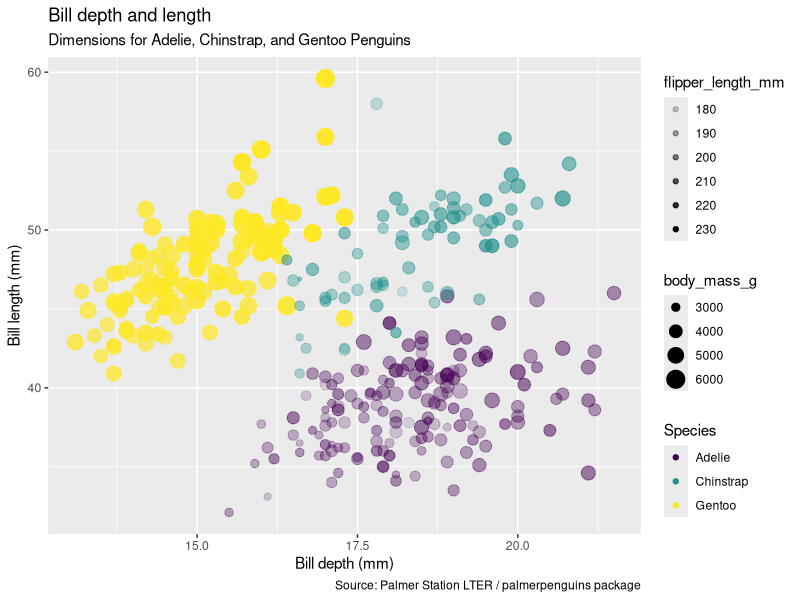
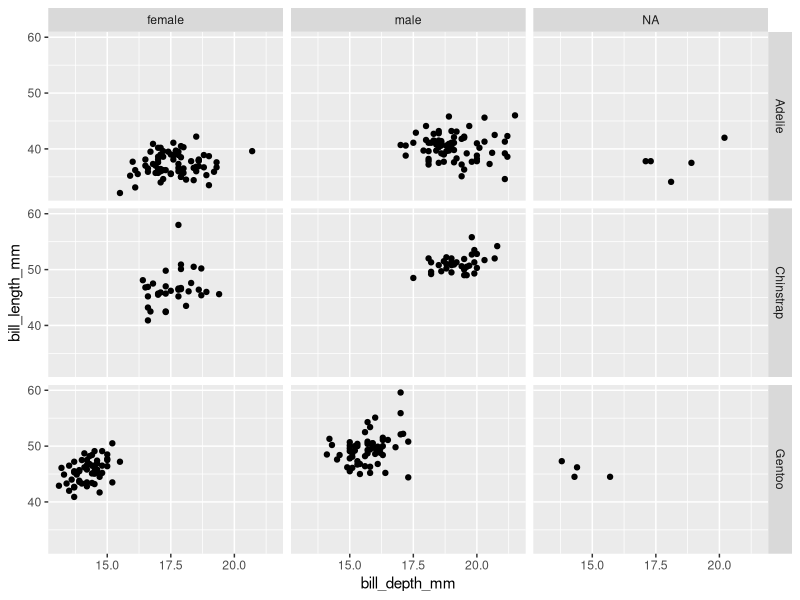
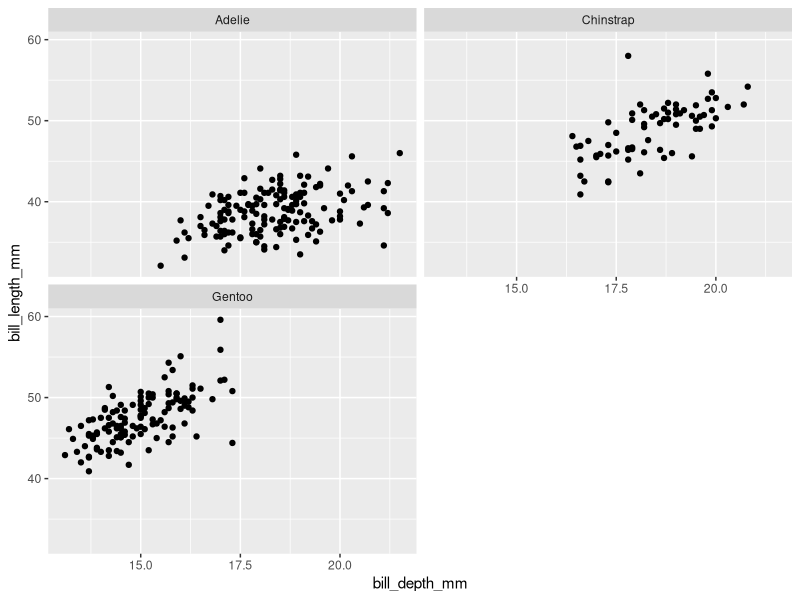
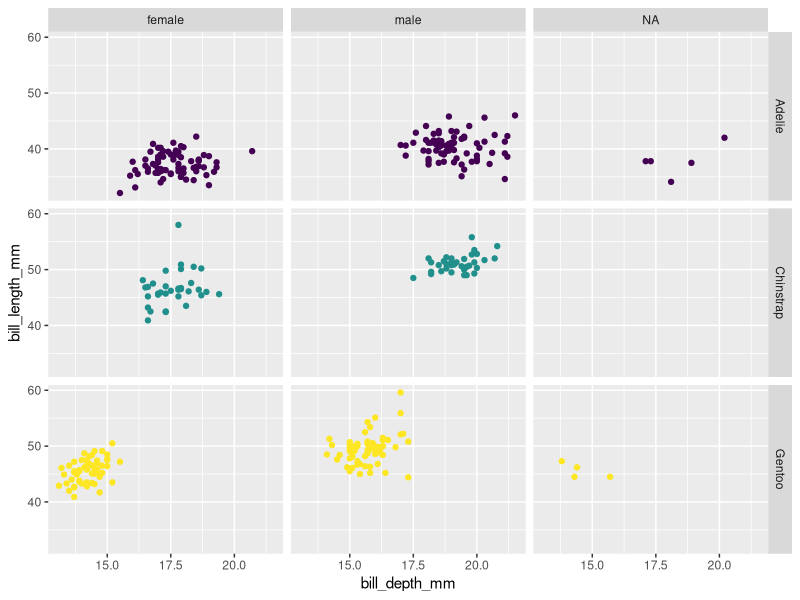

The R source for these figures, in order:
### This is my first time making a plot on R. I am learning how to use ggplot.
### Created by: Ruth Vergara Reyes
### Created on: 2021-02-08
### Last edited: 2021-02-09
############################################################

##### Load Library ####

library(tidyverse)
library(palmerpenguins)

#### Data Analysis ####

glimpse(penguins)
ggplot(data=penguins, 
    mapping = aes(x = bill_depth_mm,
                  y = bill_length_mm,
                  color = species,
                  size = body_mass_g,
                  alpha = flipper_length_mm))+ 
  geom_point()+
   labs(title = "Bill depth and length",
        subtitle = "Dimensions for Adelie, Chinstrap, and Gentoo Penguins",
        x = "Bill depth (mm)", 
        y = "Bill length (mm)",
        color = "Species",
        caption = "Source: Palmer Station LTER / palmerpenguins package")+
  scale_color_viridis_d()

ggplot(penguins,
       aes(x = bill_depth_mm,
           y = bill_length_mm))+
  geom_point()+
  facet_grid(species~sex)

ggplot(penguins,
       aes(x = bill_depth_mm,
           y = bill_length_mm))+
  geom_point()+
  facet_wrap(~ species, ncol = 2)


ggplot(data = penguins,
       mapping = aes(x = bill_depth_mm,
                     y = bill_length_mm,
                     color = species,))+
  geom_point()+
  scale_color_viridis_d()+
  facet_grid(species~sex)+
  guides(color = FALSE)
